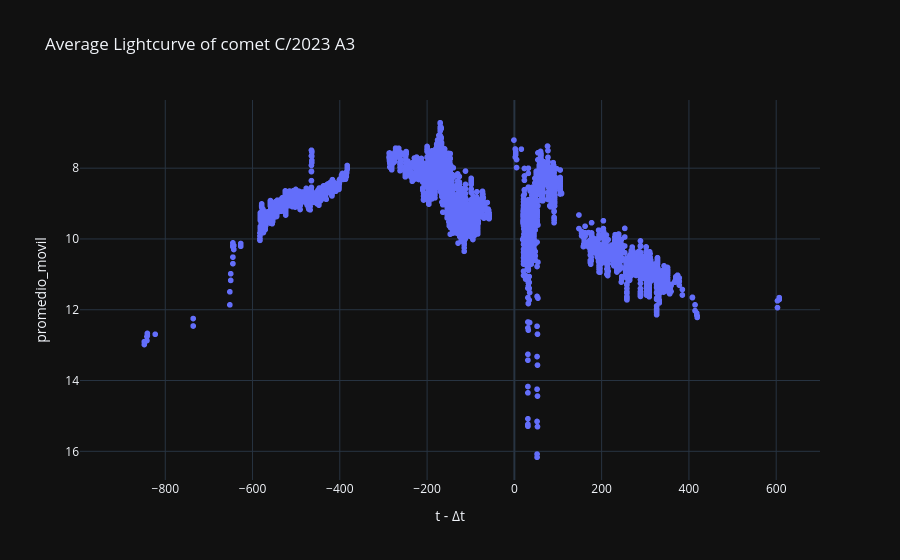

This figure's notebook cell:
### Code cell
# Curva de luz Promediada
labels = {'delta_t':'t - Δt','magnitud_reducida':'Max apparent total magnitude reduced', 'obs_method_key' : 'Observation Method'}
fig = px.scatter(curva_de_luz_promediada_df, x='delta_t', y='promedio_movil', template= 'plotly_dark', labels= labels, title= f'Average Lightcurve of comet {nombre_cometa}')
fig.update_yaxes(autorange="reversed")
fig.show()

### Figure 1 — Plotly figure (JSON) as saved in the notebook; plotly's stock layout.template omitted (floating-point values rounded to 4 significant figures; data arrays with more than 128 entries replaced by an {"elided": "..."} marker saying what was removed)
{"data": [{"hovertemplate": "t - Δt=%{x}<br>promedio_movil=%{y}<extra></extra>", "legendgroup": "", "marker": {"color": "#636efa", "symbol": "circle"}, "mode": "markers", "name": "", "showlegend": false, "type": "scattergl", "x": {"elided": "9465 int values"}, "xaxis": "x", "y": {"elided": "9465 float values"}, "yaxis": "y"}], "layout": {"legend": {"tracegroupgap": 0}, "title": {"text": "Average Lightcurve of comet C/2023 A3"}, "xaxis": {"anchor": "y", "domain": [0, 1], "title": {"text": "t - Δt"}}, "yaxis": {"anchor": "x", "autorange": "reversed", "domain": [0, 1], "title": {"text": "promedio_movil"}}}}
